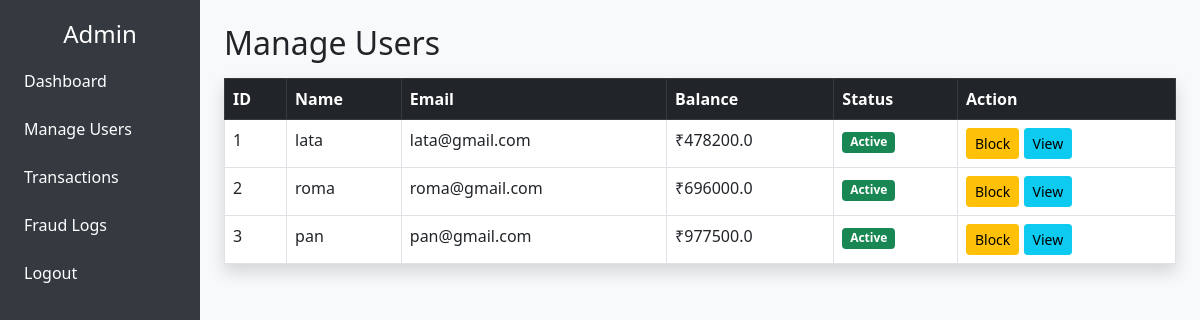
Screenshot of /admin/users with the database file from the repository.
### tables this page shows
CREATE TABLE userss (
        id INTEGER PRIMARY KEY AUTOINCREMENT,
        name TEXT,
        email TEXT UNIQUE,
        password TEXT,
        balance REAL DEFAULT 1000
    , status TEXT DEFAULT 'ACTIVE');

### app.py (the view)
@app.route("/admin/users")
def manage_users():
    conn = get_db()
    cur = conn.cursor()
    cur.execute("SELECT id, name, email, balance,status FROM userss")
    users = cur.fetchall()
    conn.close()
    return render_template("/admin/admin_user.html", users=users)

### app.py (called while the page is built)
def get_db():
    return sqlite3.connect("/tmp/transactions.db", timeout=10)

### templates/admin/admin_user.html (shortened to what this page needs)
<!DOCTYPE html>
<html>
<head>
    <link href="https://cdn.jsdelivr.net/npm/bootstrap@5.0.2/dist/css/bootstrap.min.css" rel="stylesheet">
</head>
<body>
<div class="container-fluid">
    <div class="row">
        <div class="col-md-2 sidebar">
            <h4 class="text-center">Admin</h4>
            <a href="/admin">Dashboard</a>
            <a href="/admin/users"> Manage Users</a>
            <a href="#">Transactions</a>
            <a href="#">Fraud Logs</a>
            <a href="/logout"> Logout</a>
        </div>
        <div class="col-md-10 p-4 bg-light">
            <h2>Manage Users</h2>
            <table class="table table-bordered bg-white shadow mt-3">
                <thead class="table-dark">
    <tr>
        <th>ID</th>
        <th>Name</th>
        <th>Email</th>
        <th>Balance</th>
        <th>Status</th>
        <th>Action</th>
    </tr>
</thead>
<tbody>
{% for user in users %}
<tr>
    <td>{{ user[0] }}</td>
    <td>{{ user[1] }}</td>
    <td>{{ user[2] }}</td>
    <td>₹{{ user[3] }}</td>
   <td>
    {% if user[4] and user[4]|upper == 'ACTIVE' %}
        <span class="badge bg-success">Active</span>
    {% else %}
        <span class="badge bg-danger">Blocked</span>
    {% endif %}
</td>
    <td>
        <a href="/admin/toggle_user/{{ user[0] }}" class="btn btn-warning btn-sm">
            {% if user[4] == 'ACTIVE' %} Block {% else %} Unblock {% endif %}
        </a>
        <a href="/admin/user/{{ user[0] }}" class="btn btn-info btn-sm">
            View
        </a>
    </td>
</tr>
{% endfor %}
</tbody>
            </table>
        </div>
    </div>
</div>
</body>
</html>

### templates/admin/admin_user.html (style rules this page uses)
.sidebar { height: 100vh; background: #343a40; color: white; padding-top: 20px; }
.sidebar a { color: white; display: block; padding: 12px; text-decoration: none; }

### rows the page displays
userss: id "1", name "lata", email "lata@gmail.com", balance "478200.0", status "Active"
userss: id "2", name "roma", email "roma@gmail.com", balance "696000.0", status "Active"
userss: id "3", name "pan", email "pan@gmail.com", balance "977500.0", status "Active"
